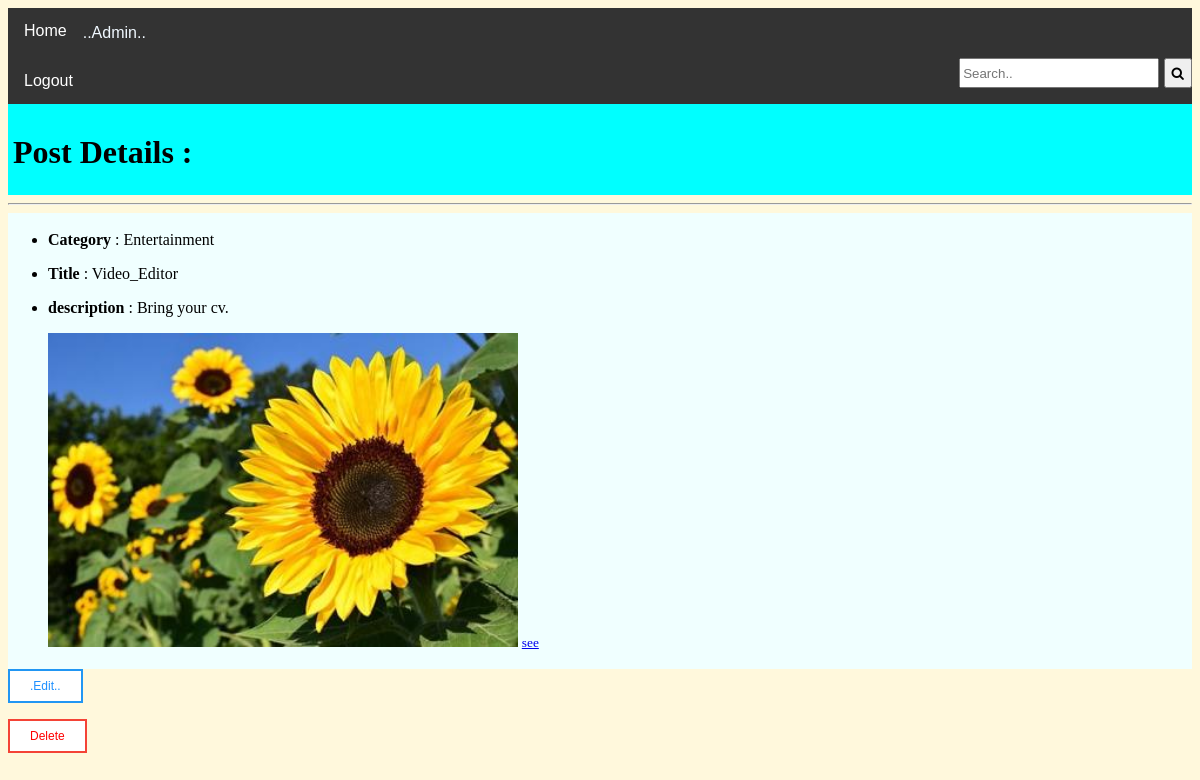
Screenshot of /employer/post-show/6 (signed in) with the database file from the repository.
### Post/models.py (models this page shows, shortened)
class Post(models.Model):
    category = models.CharField(max_length = 50 , choices = category_choices)
    title    = models.CharField(max_length = 50 , choices = title_choice )
    image    = models.ImageField(upload_to = "Company/Post/" )
    descript = models.TextField(blank = True)
    owner    = models.ForeignKey( Company , on_delete = models.CASCADE )

### Post/views.py (the view)
# urls.py: path(  'post-show/<int:prmKey>' , PostView.ShowPost , name = 'ShowPostCompany' ),
@login_required(redirect_field_name = 'dashboard:dashboard-home')
def ShowPost(request,prmKey):
    context = { 'Info' : Post.objects.get(pk=prmKey) }
    return render( request , 'Post/see_post.html' , context)

### Post/templates/Post/see_post.html
{% extends "DashBoard/base.html" %}
{% block content %}
{% load static %}
    <head>
        <link rel="stylesheet" href="{% static  'postDesign/seeAll.css' %}">
    </head>
    <body class="contain2">
        <div class="Head2">
            <h1> Post Details : </h1>
        </div><hr>
        <div class="dtaile">
            <ul>
                <li><p><b> Category</b>   : {{Info.category}}</p></li>
                <li><p><b> Title  </b>    : {{Info.title }}</p></li>
                <li><p><b>description</b> : {{Info.descript}}</p></li>
                <img src="{{ Info.image.url }}" alt="post-image" height="40%">
                <small> <a href="{{Info.image.url}}">see</a> </small>
            </ul>
        </div>
        <div>
            <form action="{% url 'company:PostEditCompany' Info.pk %}" method="GET">
                <button type="submit" class="btn info" > .Edit.. </button>
            </form>
            <form action="{% url 'company:PostDeleteConfirm' Info.pk %}">
                <button type="submit" class="btn danger"> Delete </button>
            </form>
        </div>
    </body>
{% endblock content %}

### static/postDesign/seeAll.css (style rules this page uses)
.btn { border: 2px solid black; background-color: white; color: black; padding: 8px 20px; font-size: 12px; cursor: pointer; }
.info { border-color: #2196F3; color: dodgerblue; }
.danger { border-color: #f44336; color: red }
.dtaile { padding-top:2px; padding-bottom: 2px; background-color:azure; }
.Head2 { background-color: aqua; padding-top: 8px; padding-bottom: 3px; padding-left: 5px; }
.contain2 { background-color: cornsilk; }

### rows the page displays
Post: category "Entertainment", title "Video_Editor", descript "Bring your cv.", image (picture)
